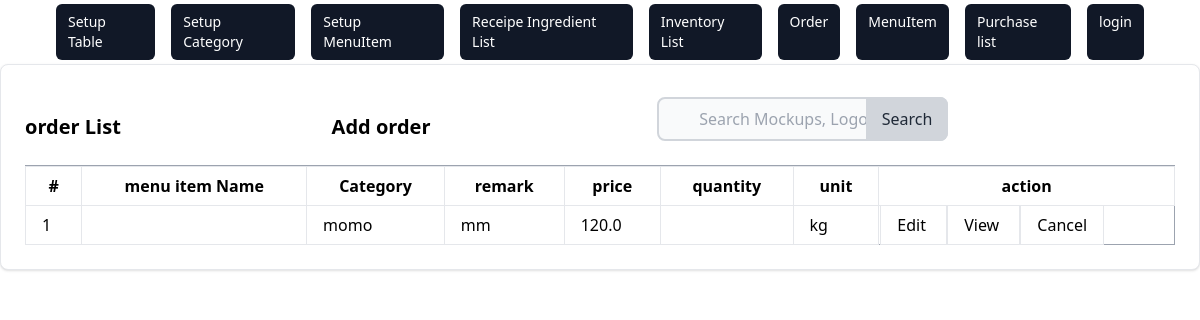
Before: /inventory/order/list/ with the older database file.
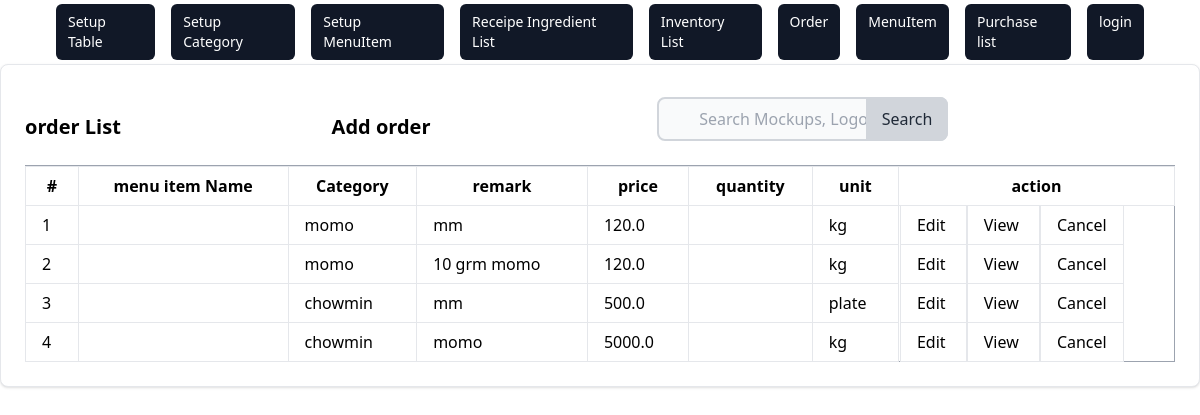
After: the same page with the newer database file.
### inventory/models.py (models this page shows, shortened)
class Order(models.Model):
    category = models.ForeignKey(Category, on_delete=models.CASCADE)
    order_item = models.ForeignKey(
        MenuItem, on_delete=models.CASCADE, max_length=100, null=True)
    order_quantity = models.FloatField()
    price = models.FloatField()
    unit = models.CharField(choices=CHOICES, max_length=100)
    remark = models.TextField(null=True)
    table = models.ForeignKey(
        Table, on_delete=models.CASCADE, max_length=100, null=True)

### menu/models.py (models this page shows)
class Category(models.Model):
    name = models.CharField(max_length=100)
    description = models.TextField()
    def __str__(self):
        return self.name

### inventory/views.py (the view)
# urls.py: path('order/list/', views.OrderListView.as_view(), name='order_list'),
class OrderListView(ListView):
    model = Order
    template_name = 'inventory/order/order_list.html'
    success_url = reverse_lazy('inventory:order_list')

### inventory/templates/inventory/order/order_list.html (shortened to what this page needs)
{% extends 'inventory/base.html' %} {% block content %}
<div class="card max-w-80%  p-6 bg-white border border-gray-200 rounded-lg shadow dark:bg-gray-800 dark:border-gray-400">
  <div class="row">
    <div class="flex items-center justify-between">
        <h5 class="text-xl font-semibold">order List</h5>
        <a href="{% url 'inventory:order_create' %}" class="text-xl font-semibold text-grey-200 hover:underline hover:text-blue-00 ml-auto">
         <h5>  Add order</h5>
        </a>
      <form method="get" action="{% url 'inventory:order_search' %}%}" class="max-w-md mx-auto px-4 py-2 justify-end">
        <div class="relative">
            <input
            type="search"
            id="default-search"
            name='q'
            class="block w-full pl-10 pr-4 py-2 rounded-lg border-2 border-gray-300 bg-gray-50 focus:ring-blue-500 focus:border-blue-500"
            placeholder="Search Mockups, Logos..."
            required
          />
          <button
            type="submit"
            class="absolute inset-y-0 right-0 px-4 py-2 bg-gray-300 text-gray-800 rounded-r-lg hover:bg-gray-400 focus:outline-none focus:bg-gray-400"
          >
            Search
          </button>
        </div>
      </form>
    </div>
      <div class="card-body">
        <table class="table-auto w-full border-collapse border border-gray-400 table-bordered">
          <th class="px-1 py-0">
            <tr>
              <th class="px-4 py-2 border px-4 py-2" >#</th>
              <th class="px-4 py-2  border ">menu item Name</th>
              <th class="px-4 py-2  border ">Category</th>
              <th class="px-4 py-2  border ">remark</th>
              <th  class="px-4 py-2  border ">price</th>
              <th class="px-4 py-2  border ">quantity</th>
              <th class="px-4 py-2  border ">unit</th>
              <th col="3" class="px-0 py-0  border ">action</th>
            </tr>
          </th>
          <tbody>
            {% if object_list %} {% for order in object_list %}
            <tr>
              <td class="border px-4 py-2">{{ order.id}}</td>
              <td class="border px-4 py-2">{{ order.menu_item_name }}</td>
              <td class="border px-4 py-2">{{ order.category }}</td>
              <td class="border px-4 py-2">{{ order.remark }}</td>
              <td class="border px-4 py-2">{{ order.price }}</td>
              <td  class="border px-4 py-2">{{ order.quantity }}</td>
              <td class="border px-4 py-2">{{ order.unit}}</td>
              <td>
                <a  class="border px-4 py-2"  href="{% url 'inventory:order_update' order.id  %}"> Edit </a>
                <a class="border px-4 py-2"  href="{% url 'inventory:order_detail' order.id  %}"> View </a>
                <a  class="border px-4 py-2" href="{% url 'inventory:order_cancel' order.id %}" > Cancel </a>
              </td>
            </tr>
          {% endfor %}
          {% else %}
            <tr><td colspan="8" class="border px-4 py-2">No order found</td></tr>
          {% endif %}
          </tbody>
        </table>
      </div>
    </div>
  </div>
  </div>
{% endblock %}

Changed rows visible on the page:
added Order: id "2", category "momo", remark "10 grm momo", price "120.0", unit "kg"
added Order: id "3", category "chowmin", remark "mm", price "500.0", unit "plate"
added Order: id "4", category "chowmin", remark "momo", price "5000.0", unit "kg"
